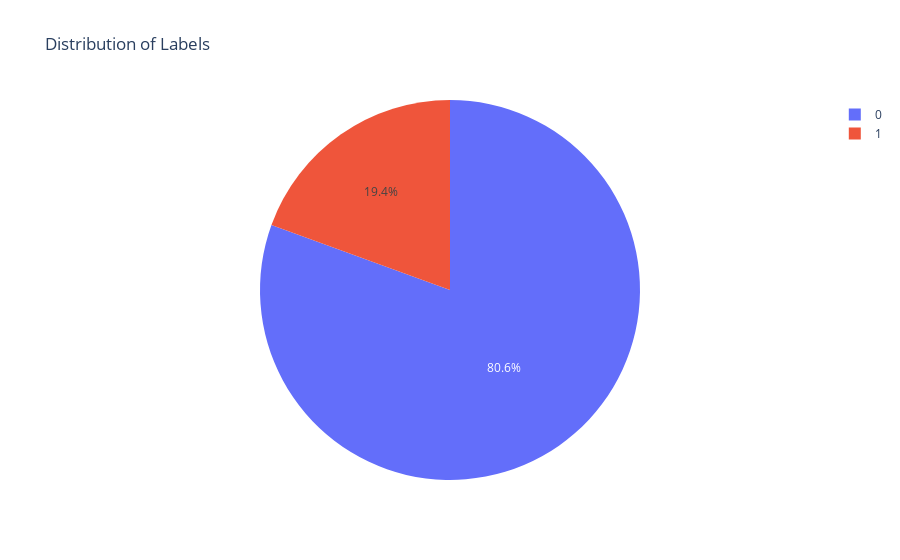

Here is the notebook cell this chart was saved with:
### Markdown cell above
Let's start with a simple proportion comparison.

### Code cell
# Count the occurrences of each label
label_counts = reddit_df['label'].value_counts()

# Create a pie chart
fig = px.pie(values=label_counts.values, names=label_counts.index, title='Distribution of Labels')
fig.show()

### Figure 1 — Plotly figure (JSON) as saved in the notebook; plotly's stock layout.template omitted (floating-point values rounded to 4 significant figures)
{"data": [{"domain": {"x": [0, 1], "y": [0, 1]}, "hovertemplate": "label=%{label}<br>value=%{value}<extra></extra>", "labels": [0, 1], "legendgroup": "", "name": "", "showlegend": true, "type": "pie", "values": [1990260, 480411]}], "layout": {"legend": {"tracegroupgap": 0}, "title": {"text": "Distribution of Labels"}}}
